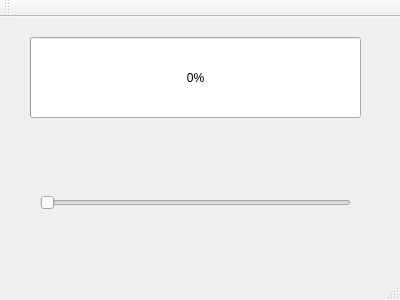
<?xml version="1.0" encoding="UTF-8"?>
<ui version="4.0">
 <class>ProgressSlider</class>
 <widget class="QMainWindow" name="ProgressSlider">
  <property name="geometry">
   <rect>
    <x>0</x>
    <y>0</y>
    <width>400</width>
    <height>300</height>
   </rect>
  </property>
  <property name="windowTitle">
   <string>ProgressSlider</string>
  </property>
  <widget class="QWidget" name="centralWidget">
   <widget class="QProgressBar" name="progressBar">
    <property name="geometry">
     <rect>
      <x>30</x>
      <y>20</y>
      <width>331</width>
      <height>81</height>
     </rect>
    </property>
    <property name="value">
     <number>0</number>
    </property>
   </widget>
   <widget class="QSlider" name="horizontalSlider">
    <property name="geometry">
     <rect>
      <x>40</x>
      <y>170</y>
      <width>311</width>
      <height>31</height>
     </rect>
    </property>
    <property name="maximum">
     <number>100</number>
    </property>
    <property name="orientation">
     <enum>Qt::Horizontal</enum>
    </property>
   </widget>
  </widget>
  <widget class="QMenuBar" name="menuBar">
   <property name="geometry">
    <rect>
     <x>0</x>
     <y>0</y>
     <width>400</width>
     <height>25</height>
    </rect>
   </property>
  </widget>
  <widget class="QToolBar" name="mainToolBar">
   <attribute name="toolBarArea">
    <enum>TopToolBarArea</enum>
   </attribute>
   <attribute name="toolBarBreak">
    <bool>false</bool>
   </attribute>
  </widget>
  <widget class="QStatusBar" name="statusBar"/>
 </widget>
 <layoutdefault spacing="6" margin="11"/>
 <resources/>
 <connections/>
</ui>
